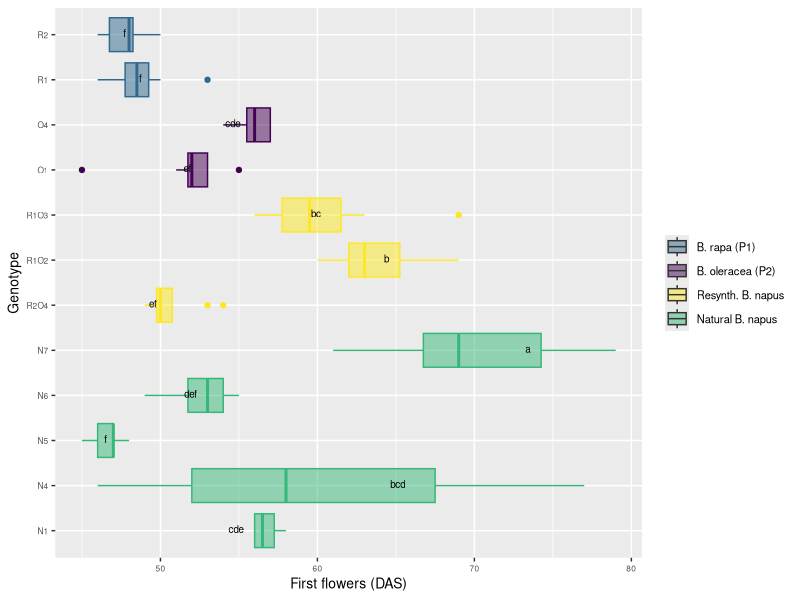

The R script that drew this image:
# Comparison 1X: first_flowers_DAS in Resynth. B.napus

#install packages 
install.packages("multcompView")
install.packages("viridis")

#load
library(viridis)
library(viridisLite)
library(tidyverse)
library(dplyr)
library(ggplot2)
library(ggpubr)
library(datasets)
library(multcompView)

# vollständige Rohdatentabelle laden ##########################################
#Im Projekt EPPN-DATA-ANALYSES ist dies das wd. Kann nicht geändert werden. 
# Daher Rohdatentabelle direkt von dort laden. 
getwd()
DATA <- read_csv("EPPN raw data complete 220419.csv")

#drop first column
DATA = DATA[,2:37]
View(DATA)

str(DATA)

#Correct genotype names of synth. B. napus (was not possible in raw data table without destroying formatting)

# 1.Convert factor to character (nicht nötig, weil Character)
#DATA$Genotype <- as.character(DATA$Genotype) 

# 2. Correct genotype names
DATA$Genotype[DATA$Genotype == "R102"] <- "R1O2"
DATA$Genotype[DATA$Genotype == "R103"] <- "R1O3"
DATA$Genotype[DATA$Genotype == "R204"] <- "R2O4"

# 3.Convert character to factor
DATA$Genotype <- as.factor(DATA$Genotype)   


#Comparison 1X	
# subsetting
comp_1X <- DATA[DATA$Genotype %in% c("R2", "R1", "O1", "O4", "N5", "N6", 
                                     "N1", "N4", "N7", "R2O4", "R1O3", "R1O2"), ]
View(comp_1X)

#create column giving generation###############################################
comp_1X <- comp_1X %>%
  mutate(Generation = case_when(
    Genotype == "R1" ~ "B. rapa (P1)",
    Genotype == "R2" ~ "B. rapa (P1)",
    Genotype == "O1" ~ "B. oleracea (P2)",
    Genotype == "O4" ~ "B. oleracea (P2)",
    Genotype == "R2O4" ~ "Resynth. B. napus",
    Genotype == "R1O3" ~ "Resynth. B. napus",
    Genotype == "R1O2" ~ "Resynth. B. napus",
    Genotype == "N1" ~ "Natural B. napus",
    Genotype == "N4" ~ "Natural B. napus",
    Genotype == "N5" ~ "Natural B. napus",
    Genotype == "N6" ~ "Natural B. napus",
    Genotype == "N7" ~ "Natural B. napus"))
view(comp_1X)


# Boxplot with CLD nach Rosane Rech##########################################################

# analysis of variance
anova <- aov(first_flowers_DAS ~ Genotype, data = comp_1X)
summary(anova)

# Tukey's test
tukey <- TukeyHSD(anova)
print(tukey)

# compact letter display
cld <- multcompLetters4(anova, tukey)
print(cld)

# table with factors and 3rd quantile
Tk <- group_by(comp_1X, Genotype) %>%
  summarise(mean = round(mean(first_flowers_DAS, na.rm = TRUE), digits = 1), quant = round(quantile(first_flowers_DAS, probs = 0.75, na.rm = TRUE), digits = 1)) %>%
  arrange(desc(mean)) #WICHTIG: arrange(desc(mean)) muss hier rein!!!

# extracting the compact letter display and adding to the Tk table
cld <- as.data.frame.list(cld$Genotype)
Tk$cld <- cld$Letters

#create column giving generation###############################################
ANOVA_Tukey_1X <- Tk %>%
  mutate(Generation = case_when(
    Genotype == "R1" ~ "B. rapa (P1)",
    Genotype == "R2" ~ "B. rapa (P1)",
    Genotype == "O1" ~ "B. oleracea (P2)",
    Genotype == "O4" ~ "B. oleracea (P2)",
    Genotype == "R2O4" ~ "Resynth. B. napus",
    Genotype == "R1O3" ~ "Resynth. B. napus",
    Genotype == "R1O2" ~ "Resynth. B. napus",
    Genotype == "N1" ~ "Natural B. napus",
    Genotype == "N4" ~ "Natural B. napus",
    Genotype == "N5" ~ "Natural B. napus",
    Genotype == "N6" ~ "Natural B. napus",
    Genotype == "N7" ~ "Natural B. napus"))
view(ANOVA_Tukey_1X)

#Reordering
# Reorder factor levels in comp_1X and ANOVA_Tukey_1X, ohne Umbenennung
comp_1X$Genotype <- factor(comp_1X$Genotype,     
                             levels = c("N1", "N4", "N5", "N6", "N7", "R2O4", "R1O2", "R1O3", "O1", "O4", "R1", "R2"))


ANOVA_Tukey_1X$Genotype <- factor(ANOVA_Tukey_1X$Genotype,     
                                    levels = c("N1", "N4", "N5", "N6", "N7", "R2O4", "R1O2", "R1O3", "O1", "O4", "R1", "R2"))

#boxplot ## first_flowers_DAS ###
ggplot(comp_1X, aes(Genotype, first_flowers_DAS, fill = Generation, color = Generation)) + 
  geom_boxplot() +
  labs(x="Genotype", y="First flowers (DAS)") +
  geom_text(data = ANOVA_Tukey_1X, aes(x = Genotype, y = quant, label = cld), color = "black", size = 2.5, vjust = 0.3, hjust = 3) +
  coord_flip() +
  theme(axis.title = element_text(size = 14),
        legend.text = element_text(size = 8),
        legend.title= element_blank(),
        axis.title.x = element_text(size = 10),
        axis.title.y = element_text(size = 10),
        axis.text.x = element_text(size = 6),
        axis.text.y = element_text(size = 6)) +
  scale_color_viridis(discrete = TRUE, option = "D", direction = 1, guide = "none", alpha = 1) +  #legend removed by guide = "none" 
  scale_fill_viridis(discrete = TRUE, option = "D", direction = 1, alpha = 0.5, 
                     breaks = c("B. rapa (P1)", "B. oleracea (P2)", "Resynth. B. napus", "Natural B. napus"),
                     labels = c("B. rapa (P1)", "B. oleracea (P2)", "Resynth. B. napus", "Natural B. napus"))   ##reorder legend labels!
